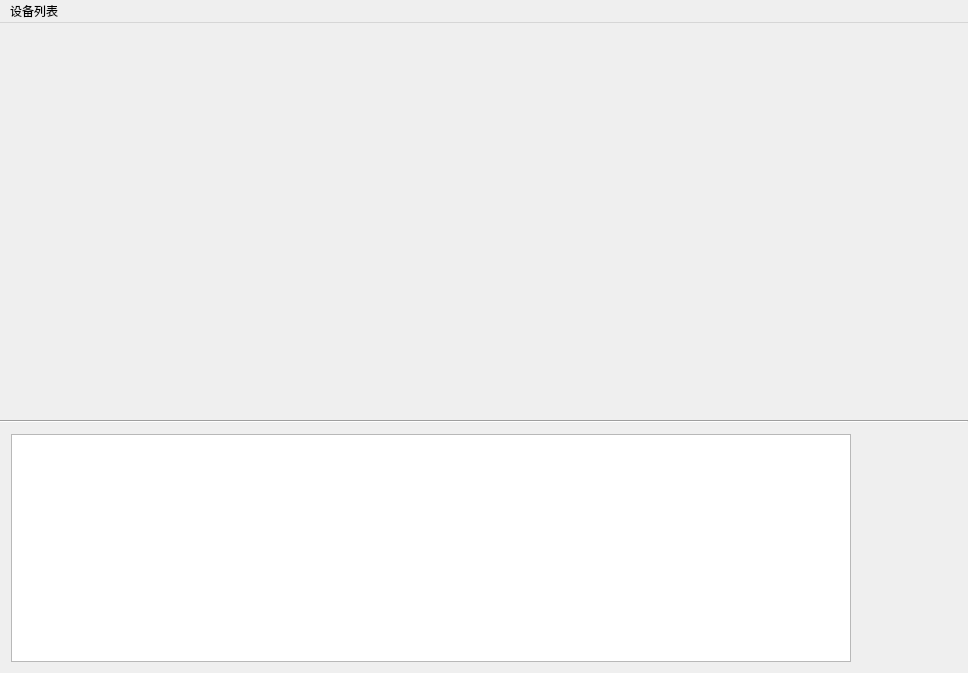
<?xml version="1.0" encoding="UTF-8"?>
<ui version="4.0">
 <class>CameraXClass</class>
 <widget class="QMainWindow" name="CameraXClass">
  <property name="geometry">
   <rect>
    <x>0</x>
    <y>0</y>
    <width>968</width>
    <height>673</height>
   </rect>
  </property>
  <property name="windowTitle">
   <string>CameraX</string>
  </property>
  <widget class="QWidget" name="centralWidget">
   <layout class="QGridLayout" name="gridLayout">
    <property name="leftMargin">
     <number>0</number>
    </property>
    <property name="topMargin">
     <number>0</number>
    </property>
    <property name="rightMargin">
     <number>0</number>
    </property>
    <property name="bottomMargin">
     <number>0</number>
    </property>
    <property name="spacing">
     <number>0</number>
    </property>
    <item row="0" column="0">
     <widget class="QWidget" name="widgetCamera" native="true">
      <layout class="QGridLayout" name="layoutCamera"/>
     </widget>
    </item>
    <item row="1" column="0">
     <widget class="Line" name="line">
      <property name="orientation">
       <enum>Qt::Horizontal</enum>
      </property>
     </widget>
    </item>
    <item row="2" column="0">
     <widget class="QWidget" name="widgetControl" native="true">
      <property name="minimumSize">
       <size>
        <width>0</width>
        <height>180</height>
       </size>
      </property>
      <property name="maximumSize">
       <size>
        <width>16777215</width>
        <height>250</height>
       </size>
      </property>
      <layout class="QHBoxLayout" name="horizontalLayout">
       <item>
        <widget class="QListWidget" name="listImage">
         <property name="gridSize">
          <size>
           <width>100</width>
           <height>79</height>
          </size>
         </property>
         <property name="viewMode">
          <enum>QListView::IconMode</enum>
         </property>
        </widget>
       </item>
       <item>
        <widget class="QWidget" name="widget" native="true">
         <property name="minimumSize">
          <size>
           <width>100</width>
           <height>0</height>
          </size>
         </property>
         <property name="maximumSize">
          <size>
           <width>100</width>
           <height>16777215</height>
          </size>
         </property>
         <layout class="QGridLayout" name="gridLayout_2">
          <item row="0" column="0">
           <widget class="QPushButton" name="btnAbout">
            <property name="minimumSize">
             <size>
              <width>0</width>
              <height>49</height>
             </size>
            </property>
            <property name="icon">
             <iconset resource="CameraX.qrc">
              <normaloff>:/CameraX/res/about.png</normaloff>:/CameraX/res/about.png</iconset>
            </property>
            <property name="iconSize">
             <size>
              <width>40</width>
              <height>40</height>
             </size>
            </property>
            <property name="flat">
             <bool>true</bool>
            </property>
           </widget>
          </item>
          <item row="1" column="0">
           <widget class="QPushButton" name="btnCaputre">
            <property name="minimumSize">
             <size>
              <width>0</width>
              <height>69</height>
             </size>
            </property>
            <property name="icon">
             <iconset resource="CameraX.qrc">
              <normaloff>:/CameraX/res/shot.png</normaloff>:/CameraX/res/shot.png</iconset>
            </property>
            <property name="iconSize">
             <size>
              <width>60</width>
              <height>60</height>
             </size>
            </property>
            <property name="flat">
             <bool>true</bool>
            </property>
           </widget>
          </item>
         </layout>
        </widget>
       </item>
      </layout>
     </widget>
    </item>
   </layout>
  </widget>
  <widget class="QMenuBar" name="menuBar">
   <property name="geometry">
    <rect>
     <x>0</x>
     <y>0</y>
     <width>968</width>
     <height>26</height>
    </rect>
   </property>
   <widget class="QMenu" name="menuDevice">
    <property name="title">
     <string>设备列表</string>
    </property>
   </widget>
   <addaction name="menuDevice"/>
  </widget>
  <action name="actionAbout">
   <property name="text">
    <string>About</string>
   </property>
   <property name="shortcut">
    <string>F1</string>
   </property>
  </action>
 </widget>
 <layoutdefault spacing="6" margin="11"/>
 <resources>
  <include location="CameraX.qrc"/>
 </resources>
 <connections>
  <connection>
   <sender>btnAbout</sender>
   <signal>clicked()</signal>
   <receiver>actionAbout</receiver>
   <slot>trigger()</slot>
   <hints>
    <hint type="sourcelabel">
     <x>850</x>
     <y>445</y>
    </hint>
    <hint type="destinationlabel">
     <x>-1</x>
     <y>-1</y>
    </hint>
   </hints>
  </connection>
 </connections>
</ui>
